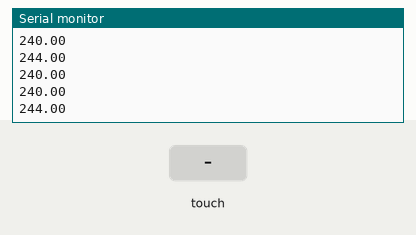
A sketch run on a simulated Arduino Uno, built with avr-gcc and run on an emulated ATmega328P. Shown: the last lines printed to the serial monitor. The inputs (shaded band) are chosen by the test bench.

Above: at 1.2 s.
1.3 s: touch panel pressed at 13 % / 10 % of its raw x / y range
At 1.42 s:
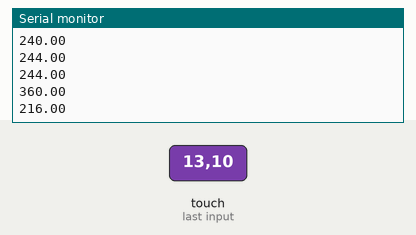
2.8 s: touch panel pressed at 38 % / 10 % of its raw x / y range
At 2.83 s:
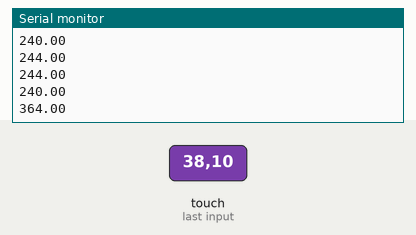
Timing chart, 0 to 5.8 s (numbered marks = the images above; inputs shaded):
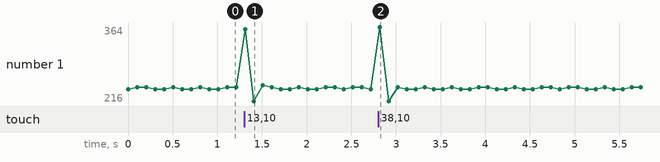

Measured:
- after the input at 1.3 s, the serial monitor: prints a new line at once (image 1)
- after the input at 2.8 s, the serial monitor: prints a new line at once (image 2)

The sketch:

touch_test.ino
```cpp
///*=================================
//This code demostrates 4-Wire Touch screen
//interfacing with Arduino
//
//blog.circuits4you.com
//www.circuits4you.com
//
//4- Wire Touchscreen Connections
//A0=====X+
//A1=====X-
//A2=====Y+
//A3=====Y-
//=================================*/
////Define your Touch screen connections
//#define X1 A0
//#define X2 A1
//#define Y1 A2
//#define Y2 A3
////Define your screen resolution as per your Touch screen (Max: 1024)
//#define Xresolution 200 //max: 174 [0:174] mid:87
//#define Yresolution 113 //max: 84  [0:84]  mid:42
//// ratio is 16:9
//#include "TouchScreen.h"
//
//void setup()
//{
//   Serial.begin(9600);
//}
//
//void loop()
//{
//  int X,Y; //Touch Coordinates are stored in X,Y variable
//
//    // X
//    // We are going to measure voltage on Y1
//   pinMode(Y1,INPUT);
//
//   // Make Y2 Tristate
//   pinMode(Y2,INPUT);
//   digitalWrite(Y2,LOW);
//
//   // Form a voltage divider in X1(+5V) and X2(GND)
//   pinMode(X1,OUTPUT);
//   digitalWrite(X1,HIGH);
//
//   pinMode(X2,OUTPUT);
//   digitalWrite(X2,LOW);
//   X = (analogRead(Y1))/(1024/Xresolution) - 12; //Reads X axis touch position
////    X = analogRead(Y1);
//   pinMode(X1,INPUT);
//   pinMode(X2,INPUT);
//   digitalWrite(X2,LOW);
//   pinMode(Y1,OUTPUT);
//   digitalWrite(Y1,HIGH);
//   pinMode(Y2,OUTPUT);
//   digitalWrite(Y2,LOW);
//   Y = (analogRead(X1))/(1024/Yresolution) - 16; //Reads Y axis touch position
////  Y = analogRead(X1);
//  //Display X and Y on Serial Monitor
//   Serial.print("X = ");
//   Serial.print(X);
//   Serial.print(" Y = ");
//   Serial.println(Y);
//   Serial.println("--------\n");
//   delay(100);
//}

// Touch screen library with X Y and Z (pressure) readings as well
// as oversampling to avoid 'bouncing'
// This demo code returns raw readings, public domain

#include <stdint.h>
#include "TouchScreen.h"

#define YP A0  // must be an analog pin, use "An" notation!
#define XM A2  // must be an analog pin, use "An" notation!
#define YM A1   // can be a digital pin
#define XP A3   // can be a digital pin

// For better pressure precision, we need to know the resistance
// between X+ and X- Use any multimeter to read it
// For the one we're using, its 300 ohms across the X plate
TouchScreen ts = TouchScreen(XP, YP, XM, YM, 900);

void setup(void) {
  Serial.begin(9600);
}

void loop(void) {
  // a point object holds x y and z coordinates
  double t1 = micros();
  TSPoint p = ts.getPoint();
  Serial.println(micros() - t1);
  // we have some minimum pressure we consider 'valid'
  // pressure of 0 means no pressing!

//  if (p.z > ts.pressureThreshhold) {
//     int X = (p.x - 68) * 16 / 25; //max=571
//     int Y = (p.y - 142) * 9 / 25; //max=274
////     Serial.print("X = "); Serial.print(X);
////     Serial.print("\tY = "); Serial.print(Y);
////     Serial.print("\tPressure = "); Serial.println(p.z);
//  }

  delay(100);
}
```
